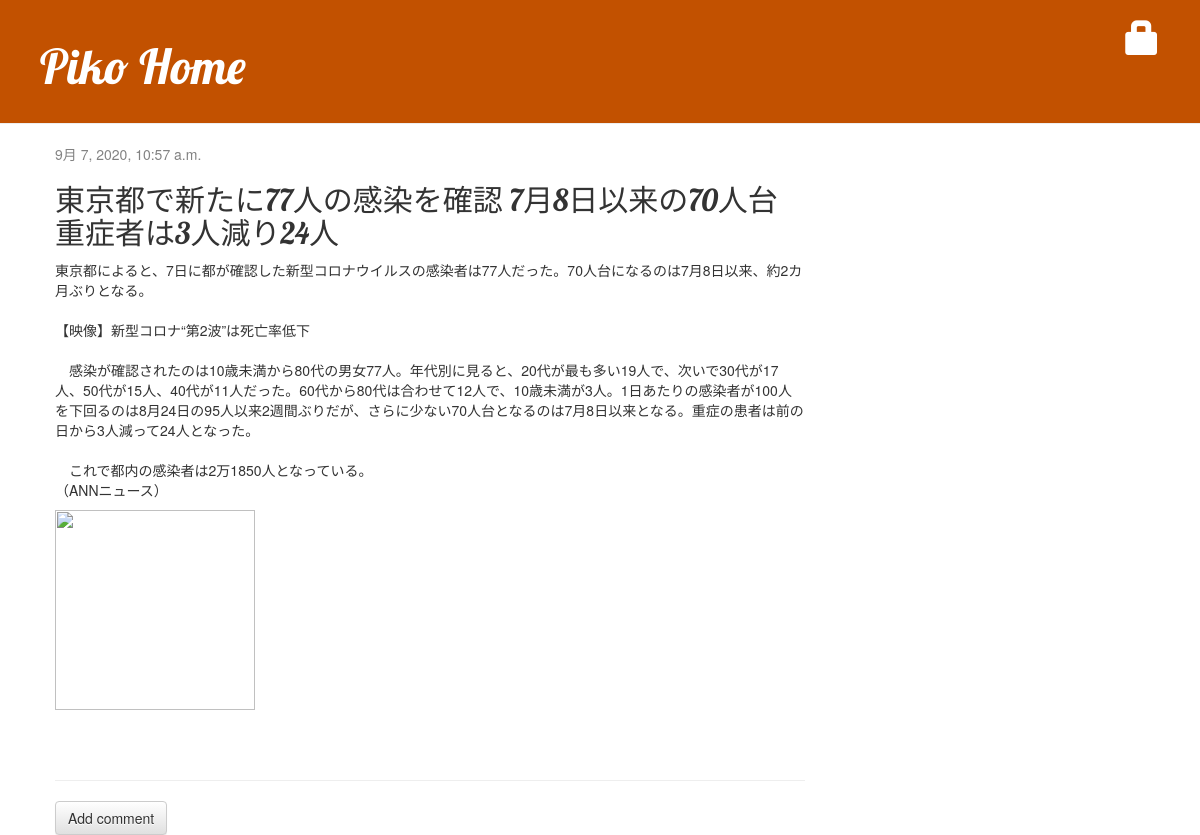
The app's page /post/2/ with its own data.
### blog/models.py (models this page shows, shortened)
class Post(models.Model): # ブログ
    author = models.ForeignKey(settings.AUTH_USER_MODEL, on_delete=models.CASCADE) # 他のモデルへのリンク
    title = models.CharField(max_length=200)
    text = models.TextField()
    picture = models.ImageField(upload_to='pictures/',blank=True, null=True)
    created_date = models.DateTimeField(default=timezone.now)
    published_date = models.DateTimeField(blank=True, null=True)

### blog/views.py (the view)
# urls.py: path('post/<int:pk>/', views.post_detail, name='post_detail'),
def post_detail(request, pk):
    post = get_object_or_404(Post, pk=pk)
    return render(request, 'blog/post_detail.html', {'post': post})

### blog/templates/blog/post_detail.html (shortened to what this page needs)
{% extends 'blog/base.html' %}
{% block content %}
    <div class="post">
        {% if post.published_date %}
        <div class="date">
            {{ post.published_date }}
        </div>
        {% else %}
        <a class="btn btn-default" href="{% url 'post_publish' pk=post.pk %}">Publish</a>
        {% endif %}
        <h2>{{ post.title }}</h2>
        <p>{{ post.text|linebreaksbr }}</p>
        <img src='{{ MEDIA_URL }}{{post.picture}}' width=200>
    </div>
    <hr>
    <a class="btn btn-default" href="{% url 'add_comment_to_post' pk=post.pk %}">Add comment</a>
{% endblock %}

### blog/templates/blog/base.html (shortened to what this page needs)
{% load static %}
<html>
    <head>
        <link rel="stylesheet" href="//maxcdn.bootstrapcdn.com/bootstrap/3.2.0/css/bootstrap.min.css">
        <link rel="stylesheet" href="//maxcdn.bootstrapcdn.com/bootstrap/3.2.0/css/bootstrap-theme.min.css">
        <link rel="stylesheet" href="{% static 'css/blog.css' %}">
    </head>
    <body>
        <div class="page-header">
            {% if user.is_authenticated %}
                <a href="{% url 'post_new' %}" class="top-menu"><span class="glyphicon glyphicon-plus"></span></a>
                <a href="{% url 'post_draft_list' %}" class="top-menu"><span class="glyphicon glyphicon-edit"></span></a>
                <p class="top-menu">Hello {{ user.username }} <small>(<a href="{% url 'logout' %}">Log out</a>)</small></p>
            {% else %}
                <a href="{% url 'login' %}" class="top-menu"><span class="glyphicon glyphicon-lock"></span></a>
            {% endif %}
            <h1><a href="/">Piko Home</a></h1>
        </div>
        <div class="content container">
            <div class="row">
                <div class="col-md-8">
                {% block content %}
                {% endblock %}
                </div>
            </div>
        </div>
    </body>
</html>

### blog/static/css/blog.css (style rules this page uses)
.page-header { background-color: #C25100; margin-top: 0; padding: 20px 20px 20px 40px; }
.page-header h1, .page-header h1 a, .page-header h1 a:visited, .page-header h1 a:active { color: #ffffff; font-size: 36pt; text-decoration: none; }
.content { margin-left: 40px; }
h1, h2, h3, h4 { font-family: 'Lobster', cursive; }
.date { color: #828282; }
.top-menu, .top-menu:hover, .top-menu:visited { color: #ffffff; float: right; font-size: 26pt; margin-right: 20px; }
.post { margin-bottom: 70px; }

### records on screen
Post: published_date "9月 7, 2020, 10:57 a.m.", title "東京都で新たに77人の感染を確認 7月8日以来の70人台 重症者は3人減り24人", text "東京都によると、7日に都が確認した新型コロナウイルスの感染者は77人だった。70人台になるのは7月8日以来、約2カ月ぶりとなる。 【映像】新型コロナ“第2波”は死亡率低下 感染が確認されたのは10歳未満から80代の男女77人。年代別に見ると、20代が最も多い19人で、次いで30代が17人、50代が15人、40代が11人だった。60代から80代は合わせて12人で、10歳未満が3人。1日あたりの感染者が100人を下回るのは8月24日の95人以来2週間ぶりだが、さらに少ない70人台となるのは7月8日以来となる。重症の患者は前の日から3人減って24人となった。 これで都内の感染者は2万1850人となっている。 （ANNニュース）"
